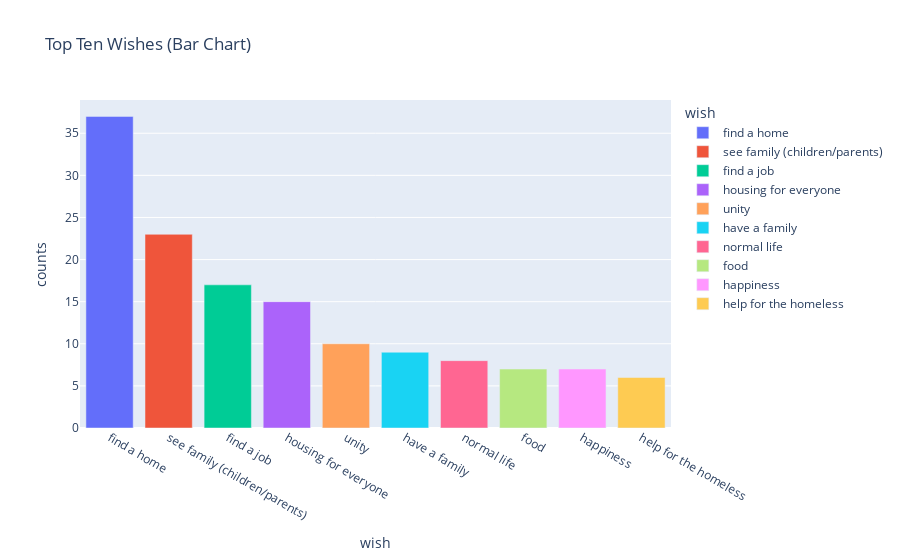

The cell this chart's notebook holds for it:
### Code cell
t10_fig = px.bar(top_ten_wishes_df, 
                 x="wish", 
                 y="counts", 
                 color="wish", title='Top Ten Wishes (Bar Chart)')
t10_fig.show()

### Figure 1 — Plotly figure (JSON) as saved in the notebook; plotly's stock layout.template omitted (floating-point values rounded to 4 significant figures)
{"data": [{"alignmentgroup": "True", "hovertemplate": "wish=%{x}<br>counts=%{y}<extra></extra>", "legendgroup": "find a home", "marker": {"color": "#636efa"}, "name": "find a home", "offsetgroup": "find a home", "orientation": "v", "showlegend": true, "textposition": "auto", "type": "bar", "x": ["find a home"], "xaxis": "x", "y": [37], "yaxis": "y"}, {"alignmentgroup": "True", "hovertemplate": "wish=%{x}<br>counts=%{y}<extra></extra>", "legendgroup": "see family (children/parents)", "marker": {"color": "#EF553B"}, "name": "see family (children/parents)", "offsetgroup": "see family (children/parents)", "orientation": "v", "showlegend": true, "textposition": "auto", "type": "bar", "x": ["see family (children/parents)"], "xaxis": "x", "y": [23], "yaxis": "y"}, {"alignmentgroup": "True", "hovertemplate": "wish=%{x}<br>counts=%{y}<extra></extra>", "legendgroup": "find a job", "marker": {"color": "#00cc96"}, "name": "find a job", "offsetgroup": "find a job", "orientation": "v", "showlegend": true, "textposition": "auto", "type": "bar", "x": ["find a job"], "xaxis": "x", "y": [17], "yaxis": "y"}, {"alignmentgroup": "True", "hovertemplate": "wish=%{x}<br>counts=%{y}<extra></extra>", "legendgroup": "housing for everyone", "marker": {"color": "#ab63fa"}, "name": "housing for everyone", "offsetgroup": "housing for everyone", "orientation": "v", "showlegend": true, "textposition": "auto", "type": "bar", "x": ["housing for everyone"], "xaxis": "x", "y": [15], "yaxis": "y"}, {"alignmentgroup": "True", "hovertemplate": "wish=%{x}<br>counts=%{y}<extra></extra>", "legendgroup": "unity", "marker": {"color": "#FFA15A"}, "name": "unity", "offsetgroup": "unity", "orientation": "v", "showlegend": true, "textposition": "auto", "type": "bar", "x": ["unity"], "xaxis": "x", "y": [10], "yaxis": "y"}, {"alignmentgroup": "True", "hovertemplate": "wish=%{x}<br>counts=%{y}<extra></extra>", "legendgroup": "have a family", "marker": {"color": "#19d3f3"}, "name": "have a family", "offsetgroup": "have a family", "orientation": "v", "showlegend": true, "textposition": "auto", "type": "bar", "x": ["have a family"], "xaxis": "x", "y": [9], "yaxis": "y"}, {"alignmentgroup": "True", "hovertemplate": "wish=%{x}<br>counts=%{y}<extra></extra>", "legendgroup": "normal life", "marker": {"color": "#FF6692"}, "name": "normal life", "offsetgroup": "normal life", "orientation": "v", "showlegend": true, "textposition": "auto", "type": "bar", "x": ["normal life"], "xaxis": "x", "y": [8], "yaxis": "y"}, {"alignmentgroup": "True", "hovertemplate": "wish=%{x}<br>counts=%{y}<extra></extra>", "legendgroup": "food", "marker": {"color": "#B6E880"}, "name": "food", "offsetgroup": "food", "orientation": "v", "showlegend": true, "textposition": "auto", "type": "bar", "x": ["food"], "xaxis": "x", "y": [7], "yaxis": "y"}, {"alignmentgroup": "True", "hovertemplate": "wish=%{x}<br>counts=%{y}<extra></extra>", "legendgroup": "happiness", "marker": {"color": "#FF97FF"}, "name": "happiness", "offsetgroup": "happiness", "orientation": "v", "showlegend": true, "textposition": "auto", "type": "bar", "x": ["happiness"], "xaxis": "x", "y": [7], "yaxis": "y"}, {"alignmentgroup": "True", "hovertemplate": "wish=%{x}<br>counts=%{y}<extra></extra>", "legendgroup": "help for the homeless", "marker": {"color": "#FECB52"}, "name": "help for the homeless", "offsetgroup": "help for the homeless", "orientation": "v", "showlegend": true, "textposition": "auto", "type": "bar", "x": ["help for the homeless"], "xaxis": "x", "y": [6], "yaxis": "y"}], "layout": {"barmode": "relative", "legend": {"title": {"text": "wish"}, "tracegroupgap": 0}, "title": {"text": "Top Ten Wishes (Bar Chart)"}, "xaxis": {"anchor": "y", "categoryarray": ["find a home", "see family (children/parents)", "find a job", "housing for everyone", "unity", "have a family", "normal life", "food", "happiness", "help for the homeless"], "categoryorder": "array", "domain": [0, 1], "title": {"text": "wish"}}, "yaxis": {"anchor": "x", "domain": [0, 1], "title": {"text": "counts"}}}}
